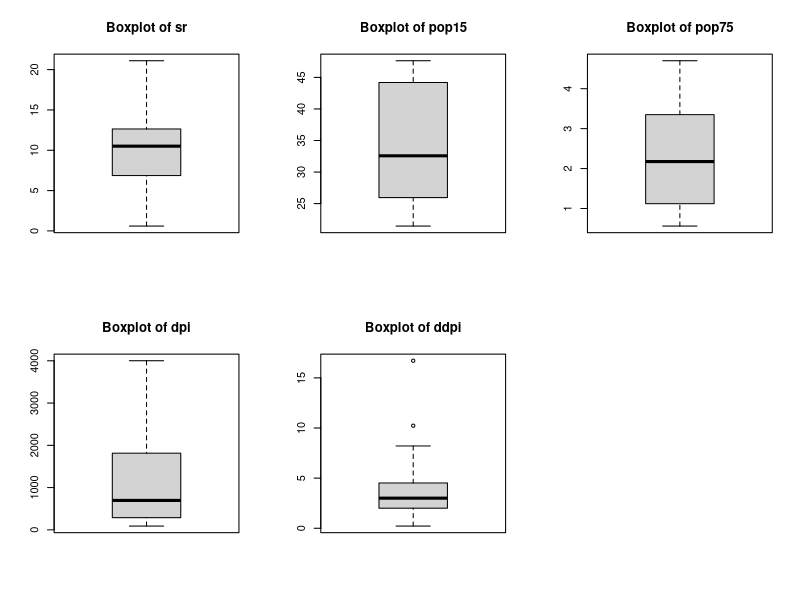
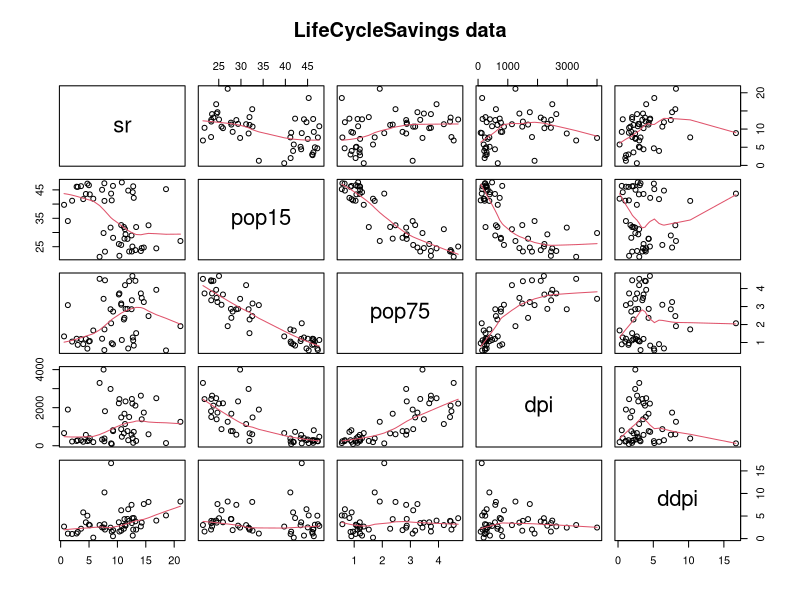

These charts were generated, in order, by the following R code: (Note: this script raises an error after producing the figures.)
data(LifeCycleSavings)
help(LifeCycleSavings)
# Under the life-cycle savings hypothesis as developed by 
# Franco Modigliani, the savings ratio (aggregate personal 
# saving divided by disposable income) is explained by per-capita 
# disposable income, the percentage rate of change in per-capita 
# disposable income, and two demographic variables: the percentage 
# of population less than 15 years old and the percentage of the 
# population over 75 years old. The data are averaged over the decade 
# 1960–1970 to remove the business cycle or other short-term fluctuations.
# Source:
# The data were obtained from Belsley, Kuh and Welsch (1980). 

str(LifeCycleSavings)
attach(LifeCycleSavings)
head(LifeCycleSavings)
summary(LifeCycleSavings)

# Initial EDA of response and predictor variables
windows()
par(mfrow=c(2,3))

bxp.sr <- boxplot(sr,main="Boxplot of sr")
bxp.pop15 <- boxplot(pop15,main="Boxplot of pop15")
bxp.pop75 <- boxplot(pop75,main="Boxplot of pop75")
bxp.dpi <- boxplot(dpi,main="Boxplot of dpi")
bxp.ddpi <- boxplot(ddpi,main="Boxplot of ddpi")

# Note: ddpi has a few outliers.
# Can identify which cases (row names) in data set
# has extreme observations in data set
rownames(LifeCycleSavings)[ddpi %in% c(bxp.ddpi$out)]

# Note: Jamaica and Libya have the outlying values for ddpi
# Other variables look OK

# Multivariate Scatterplot.
# Useful for continuous-valued predictors are  
# Comment on all the pairwise plots, is a linear 
# relationship appropriate? 
pairs(LifeCycleSavings, panel = panel.smooth,
      main = "LifeCycleSavings data")

# Correlations
# use the pairwise correlations between all variables and
# comment on strength and direction of the linear relationship
cor(LifeCycleSavings)

# Create Calibration and Hold-out Portions of the Data
# Randomly select calibration portion and hold-out 
# portion of the data.
# Fit the MLR model on the calibration portion, select
# the best model.
# Using the model you fit to the calibration portion,
# predict the response variable sr for the hold-out
# portion, using the coeffs from the fitted model and 
# predictors from the hold-out portion.
# Assess how well the prediction  does. 

# Calibration data selection
n<-nrow(LifeCycleSavings)  # Total no. of cases 
n.calib<-0.8*n    #(80% for calibration)
n.holdout<-n-n.calib 
# Note: we will use 40 cases for fitting and predict the
# remaining 10 cases.

# randomly select the calibration cases wor
set.seed(123457)
LCS.samp.wor <- sample(1:n,n.calib,replace=FALSE)

# get the calibration portion of the data set
LCS.calib <- LifeCycleSavings[LCS.samp.wor,]   

# get the (remaining) Holdout portion of the data set
list.hold<-setdiff(c(1:nrow(LifeCycleSavings)),LCS.samp.wor)

LCS.hold <- LifeCycleSavings[list.hold,]   

attach(LCS.calib)


# Linear Regression Model to LCS.calib data
# Fit the regression model of sr as response variable
# and pop15, pop75, dpi, ddpi as predictor variables

sr.lm <- lm(sr ~ pop15 + pop75 + dpi + ddpi, data = LCS.calib)
summary(sr.lm)    # or summary.lm(sr.lm)

# Note: Also fit the same model to the entire LifeCycleSavings data 
# and compare the output!

sr.lm.all <- lm(sr ~ pop15 + pop75 + dpi + ddpi, data = LifeCycleSavings)
summary(sr.lm.all)    

# Access LSE coefficients, SEs,t-values,p-values, etc
# LSEs of regression coefficients 
betas<-coef(summary(sr.lm))[,"Estimate"]
betas
betas[1]
betas[2]

# SEs of regression estimates 
se.betas<-coef(summary(sr.lm))[,"Std. Error"]
se.betas[1]
se.betas[2]
#or#
coef(summary(sr.lm))[,"Std. Error"][2] 

# t-stats
tval.betas<-coef(summary(sr.lm))[,"t value"]
tval.betas[1]
tval.betas[2]

# p-values
pval.betas<-coef(summary(sr.lm))[,"Pr(>|t|)"]
pval.betas[1]
pval.betas[2]


# Residual Diagnostic plots
windows()
par(mfrow=c(2,2))
# residual versus fitted values plot
# Random scatter implies fit is good
plot(srfit,srresid,main="Resids vs fitted")
# normal q-q plot of residuals
# straight line is good
qqnorm(srresid)

# Are there outliers? Check via the Boxplot of residuals
boxplot(srresid,main="Boxplot of resids") 

# Hold-out Prediction of out-of-sample cases
new <- data.frame(LCS.hold)  
pred<-predict(sr.lm, new, se.fit = TRUE)
preds<-pred$fit
hobs<- LCS.hold$sr
perrs<-hobs-preds
perrs

# Forecast evaluation criteria:
# smaller the better when comparing different models
me<-mean(perrs)                      # Mean Error
mpe<-100*(mean(perrs/hobs))          # Mean Percent Error
mse<-sum(perrs**2)/length(perrs)     # Mean Squared Error
mae<-mean(abs(perrs))                # Mean Absolute Error
mape<-100*(mean(abs((perrs)/hobs)))  # Mean Absolute 

# Prediction Limits
pred.plim <- predict(sr.lm, new, interval = "prediction")

# Confidence Limits
pred.clim <- predict(sr.lm, new, interval = "confidence")

# Plot both limits against the same x-variable

matplot( cbind(pred.clim, pred.plim[,-1]),
        lty = c(1,2,2,3,3), type = "l", ylab = "predicted y") 

